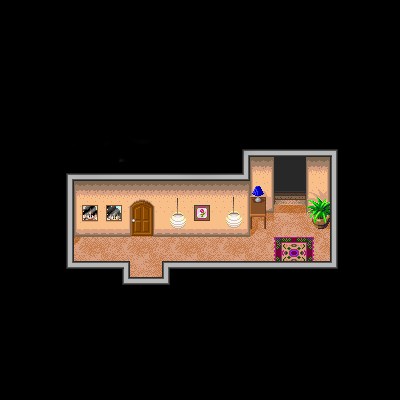

The image is a tile-based game level rendered from a .tmx file. Its description and complete source (layers, tilesets, objects, tile grids) follow:
An orthogonal 25x25 tile map with 16x16 px tiles, 1 tile layer (Tile Layer 1) and 20 objects (15x collision, spawn_from_house_to_hall, exit_hall, spawn_from_room_to_hall, gohan_goten_room_enter, ...).

<map version="1.10" tiledversion="1.10.1" orientation="orthogonal" renderorder="right-down" width="25" height="25" tilewidth="16" tileheight="16" infinite="0" nextlayerid="3" nextobjectid="51">
 <tileset firstgid="1" source="Goku_home_custom_1.tsx" />
 <layer id="1" name="Tile Layer 1" width="25" height="25">
  <data encoding="csv">
0,0,0,0,0,0,0,0,0,0,0,0,0,0,0,0,0,0,0,0,0,0,0,0,0,
0,0,0,0,0,0,0,0,0,0,0,0,0,0,0,0,0,0,0,0,0,0,0,0,0,
0,0,0,0,0,0,0,0,0,0,0,0,0,0,0,0,0,0,0,0,0,0,0,0,0,
0,0,0,0,0,0,0,0,0,0,0,0,0,0,0,0,0,0,0,0,0,0,0,0,0,
0,0,0,0,0,0,0,0,0,0,0,0,0,0,0,0,0,0,0,0,0,0,0,0,0,
0,0,0,0,0,0,0,0,0,0,0,0,0,0,0,0,0,0,0,0,0,0,0,0,0,
0,0,0,0,0,0,0,0,0,0,0,0,0,0,0,0,0,0,0,0,0,0,0,0,0,
0,0,0,9189,9190,9191,9192,9193,9194,9195,9196,9197,9198,9199,9200,9201,9202,9203,9204,9205,9206,9207,0,0,0,
0,0,0,9430,9431,9432,9433,9434,9435,9436,9437,9438,9439,9440,9441,9442,9443,9444,9445,9446,9447,9448,0,0,0,
0,0,0,9671,9672,9673,9674,9675,9676,9677,9678,9679,9680,9681,9682,9683,9684,9685,9686,9687,9688,9689,0,0,0,
0,0,0,9912,9913,9914,9915,9916,9917,9918,9919,9920,9921,9922,9923,9924,9925,9926,9927,9928,9929,9930,0,0,0,
0,0,0,10153,10154,10155,10156,10157,10158,10159,10160,10161,10162,10163,10164,10165,10166,10167,10168,10169,10170,10171,0,0,0,
0,0,0,10394,10395,10396,10397,10398,10399,10400,10401,10402,10403,10404,10405,10406,10407,10408,10409,10410,10411,10412,0,0,0,
0,0,0,10635,10636,10637,10638,10639,10640,10641,10642,10643,10644,10645,10646,10647,10648,10649,10650,10651,10652,10653,0,0,0,
0,0,0,10876,10877,10878,10879,10880,10881,10882,10883,10884,10885,10886,10887,10888,10889,10890,10891,10892,10893,10894,0,0,0,
0,0,0,11117,11118,11119,11120,11121,11122,11123,11124,11125,11126,11127,11128,11129,11130,11131,11132,11133,11134,11135,0,0,0,
0,0,0,11358,11359,11360,11361,11362,11363,11364,11365,11366,11367,11368,11369,11370,11371,11372,11373,11374,11375,11376,0,0,0,
0,0,0,11599,11600,11601,11602,11603,11604,11605,11606,11607,11608,11609,11610,11611,11612,11613,11614,11615,11616,11617,0,0,0,
0,0,0,0,0,0,0,0,0,0,0,0,0,0,0,0,0,0,0,0,0,0,0,0,0,
0,0,0,0,0,0,0,0,0,0,0,0,0,0,0,0,0,0,0,0,0,0,0,0,0,
0,0,0,0,0,0,0,0,0,0,0,0,0,0,0,0,0,0,0,0,0,0,0,0,0,
0,0,0,0,0,0,0,0,0,0,0,0,0,0,0,0,0,0,0,0,0,0,0,0,0,
0,0,0,0,0,0,0,0,0,0,0,0,0,0,0,0,0,0,0,0,0,0,0,0,0,
0,0,0,0,0,0,0,0,0,0,0,0,0,0,0,0,0,0,0,0,0,0,0,0,0,
0,0,0,0,0,0,0,0,0,0,0,0,0,0,0,0,0,0,0,0,0,0,0,0,0
</data>
 </layer>
 <objectgroup id="2" name="Object">
  <object id="1" name="spawn_from_house_to_hall" x="288.629" y="229.877">
   <point />
  </object>
  <object id="2" name="exit_hall" x="275.573" y="181.85" width="27.9769" height="10.7245" />
  <object id="3" name="spawn_from_room_to_hall" x="139.418" y="253.191">
   <point />
  </object>
  <object id="4" name="gohan_goten_room_enter" x="130.093" y="207.495" width="22.3815" height="27.0444" />
  <object id="5" name="enter_chichi_room" x="131.025" y="269.977" width="28.9095" height="5.1291" />
  <object id="36" name="auto_wall" type="collision" x="0" y="0" width="400" height="180" />
  <object id="37" name="auto_wall" type="collision" x="0" y="180" width="276" height="16" />
  <object id="38" name="auto_wall" type="collision" x="304" y="180" width="96" height="16" />
  <object id="39" name="auto_wall" type="collision" x="0" y="196" width="248" height="16" />
  <object id="40" name="auto_wall" type="collision" x="328" y="196" width="72" height="24" />
  <object id="41" name="auto_wall" type="collision" x="0" y="212" width="268" height="12" />
  <object id="42" name="auto_wall" type="collision" x="308" y="220" width="92" height="16" />
  <object id="43" name="auto_wall" type="collision" x="0" y="224" width="128" height="8" />
  <object id="44" name="auto_wall" type="collision" x="152" y="224" width="116" height="8" />
  <object id="45" name="auto_wall" type="collision" x="0" y="232" width="76" height="28" />
  <object id="46" name="auto_wall" type="collision" x="248" y="232" width="20" height="4" />
  <object id="47" name="auto_wall" type="collision" x="328" y="236" width="72" height="24" />
  <object id="48" name="auto_wall" type="collision" x="0" y="260" width="128" height="16" />
  <object id="49" name="auto_wall" type="collision" x="160" y="260" width="240" height="16" />
  <object id="50" name="auto_wall" type="collision" x="0" y="276" width="400" height="124" />
 </objectgroup>
</map>
